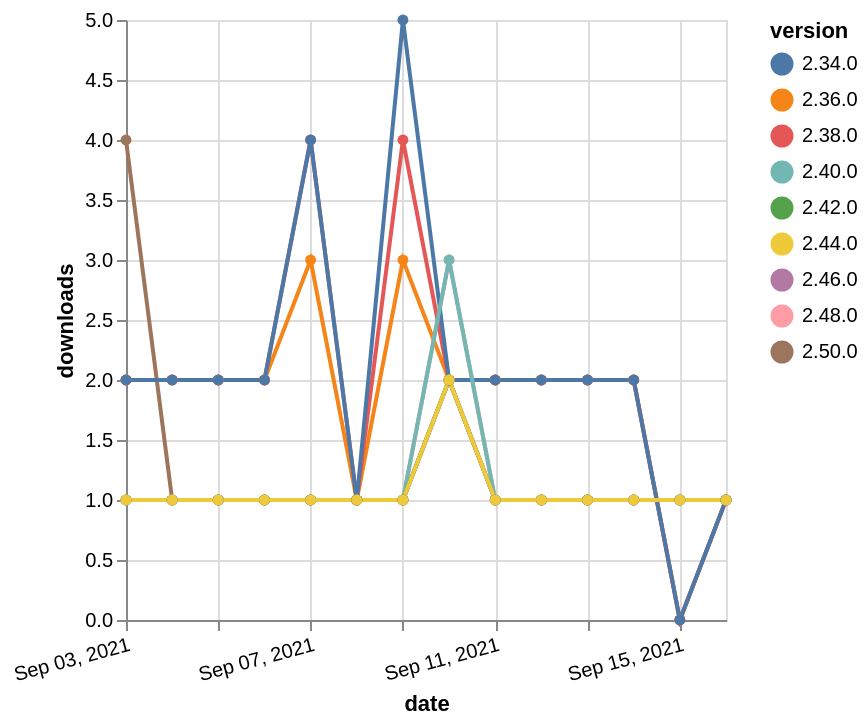

Write a Vega-Lite specification for this figure.
### Vega-Lite specification from a JSON file in a GitHub repository (floating-point values rounded to 4 significant figures)
{"$schema": "https://vega.github.io/schema/vega-lite/v5.json", "description": "A simple bar chart with embedded data.", "data": {"values": [{"date": "2021-09-03", "total": 2532, "delta": 2, "version": "2.36.0"}, {"date": "2021-09-04", "total": 2534, "delta": 2, "version": "2.36.0"}, {"date": "2021-09-05", "total": 2536, "delta": 2, "version": "2.36.0"}, {"date": "2021-09-06", "total": 2538, "delta": 2, "version": "2.36.0"}, {"date": "2021-09-07", "total": 2541, "delta": 3, "version": "2.36.0"}, {"date": "2021-09-08", "total": 2542, "delta": 1, "version": "2.36.0"}, {"date": "2021-09-09", "total": 2545, "delta": 3, "version": "2.36.0"}, {"date": "2021-09-10", "total": 2547, "delta": 2, "version": "2.36.0"}, {"date": "2021-09-11", "total": 2549, "delta": 2, "version": "2.36.0"}, {"date": "2021-09-12", "total": 2551, "delta": 2, "version": "2.36.0"}, {"date": "2021-09-13", "total": 2553, "delta": 2, "version": "2.36.0"}, {"date": "2021-09-14", "total": 2555, "delta": 2, "version": "2.36.0"}, {"date": "2021-09-15", "total": 2555, "delta": 0, "version": "2.36.0"}, {"date": "2021-09-16", "total": 2556, "delta": 1, "version": "2.36.0"}, {"date": "2021-09-03", "total": 168, "delta": 1, "version": "2.48.0"}, {"date": "2021-09-04", "total": 169, "delta": 1, "version": "2.48.0"}, {"date": "2021-09-05", "total": 170, "delta": 1, "version": "2.48.0"}, {"date": "2021-09-06", "total": 171, "delta": 1, "version": "2.48.0"}, {"date": "2021-09-07", "total": 172, "delta": 1, "version": "2.48.0"}, {"date": "2021-09-08", "total": 173, "delta": 1, "version": "2.48.0"}, {"date": "2021-09-09", "total": 174, "delta": 1, "version": "2.48.0"}, {"date": "2021-09-10", "total": 177, "delta": 3, "version": "2.48.0"}, {"date": "2021-09-11", "total": 178, "delta": 1, "version": "2.48.0"}, {"date": "2021-09-12", "total": 179, "delta": 1, "version": "2.48.0"}, {"date": "2021-09-13", "total": 180, "delta": 1, "version": "2.48.0"}, {"date": "2021-09-14", "total": 181, "delta": 1, "version": "2.48.0"}, {"date": "2021-09-15", "total": 182, "delta": 1, "version": "2.48.0"}, {"date": "2021-09-16", "total": 183, "delta": 1, "version": "2.48.0"}, {"date": "2021-09-03", "total": 118, "delta": 4, "version": "2.50.0"}, {"date": "2021-09-04", "total": 119, "delta": 1, "version": "2.50.0"}, {"date": "2021-09-05", "total": 120, "delta": 1, "version": "2.50.0"}, {"date": "2021-09-06", "total": 121, "delta": 1, "version": "2.50.0"}, {"date": "2021-09-07", "total": 122, "delta": 1, "version": "2.50.0"}, {"date": "2021-09-08", "total": 123, "delta": 1, "version": "2.50.0"}, {"date": "2021-09-09", "total": 124, "delta": 1, "version": "2.50.0"}, {"date": "2021-09-10", "total": 126, "delta": 2, "version": "2.50.0"}, {"date": "2021-09-11", "total": 127, "delta": 1, "version": "2.50.0"}, {"date": "2021-09-12", "total": 128, "delta": 1, "version": "2.50.0"}, {"date": "2021-09-13", "total": 129, "delta": 1, "version": "2.50.0"}, {"date": "2021-09-14", "total": 130, "delta": 1, "version": "2.50.0"}, {"date": "2021-09-15", "total": 131, "delta": 1, "version": "2.50.0"}, {"date": "2021-09-16", "total": 132, "delta": 1, "version": "2.50.0"}, {"date": "2021-09-03", "total": 2428, "delta": 2, "version": "2.38.0"}, {"date": "2021-09-04", "total": 2430, "delta": 2, "version": "2.38.0"}, {"date": "2021-09-05", "total": 2432, "delta": 2, "version": "2.38.0"}, {"date": "2021-09-06", "total": 2434, "delta": 2, "version": "2.38.0"}, {"date": "2021-09-07", "total": 2438, "delta": 4, "version": "2.38.0"}, {"date": "2021-09-08", "total": 2439, "delta": 1, "version": "2.38.0"}, {"date": "2021-09-09", "total": 2443, "delta": 4, "version": "2.38.0"}, {"date": "2021-09-10", "total": 2445, "delta": 2, "version": "2.38.0"}, {"date": "2021-09-11", "total": 2447, "delta": 2, "version": "2.38.0"}, {"date": "2021-09-12", "total": 2449, "delta": 2, "version": "2.38.0"}, {"date": "2021-09-13", "total": 2451, "delta": 2, "version": "2.38.0"}, {"date": "2021-09-14", "total": 2453, "delta": 2, "version": "2.38.0"}, {"date": "2021-09-15", "total": 2453, "delta": 0, "version": "2.38.0"}, {"date": "2021-09-16", "total": 2454, "delta": 1, "version": "2.38.0"}, {"date": "2021-09-03", "total": 3088, "delta": 2, "version": "2.34.0"}, {"date": "2021-09-04", "total": 3090, "delta": 2, "version": "2.34.0"}, {"date": "2021-09-05", "total": 3092, "delta": 2, "version": "2.34.0"}, {"date": "2021-09-06", "total": 3094, "delta": 2, "version": "2.34.0"}, {"date": "2021-09-07", "total": 3098, "delta": 4, "version": "2.34.0"}, {"date": "2021-09-08", "total": 3099, "delta": 1, "version": "2.34.0"}, {"date": "2021-09-09", "total": 3104, "delta": 5, "version": "2.34.0"}, {"date": "2021-09-10", "total": 3106, "delta": 2, "version": "2.34.0"}, {"date": "2021-09-11", "total": 3108, "delta": 2, "version": "2.34.0"}, {"date": "2021-09-12", "total": 3110, "delta": 2, "version": "2.34.0"}, {"date": "2021-09-13", "total": 3112, "delta": 2, "version": "2.34.0"}, {"date": "2021-09-14", "total": 3114, "delta": 2, "version": "2.34.0"}, {"date": "2021-09-15", "total": 3114, "delta": 0, "version": "2.34.0"}, {"date": "2021-09-16", "total": 3115, "delta": 1, "version": "2.34.0"}, {"date": "2021-09-03", "total": 364, "delta": 1, "version": "2.40.0"}, {"date": "2021-09-04", "total": 365, "delta": 1, "version": "2.40.0"}, {"date": "2021-09-05", "total": 366, "delta": 1, "version": "2.40.0"}, {"date": "2021-09-06", "total": 367, "delta": 1, "version": "2.40.0"}, {"date": "2021-09-07", "total": 368, "delta": 1, "version": "2.40.0"}, {"date": "2021-09-08", "total": 369, "delta": 1, "version": "2.40.0"}, {"date": "2021-09-09", "total": 370, "delta": 1, "version": "2.40.0"}, {"date": "2021-09-10", "total": 373, "delta": 3, "version": "2.40.0"}, {"date": "2021-09-11", "total": 374, "delta": 1, "version": "2.40.0"}, {"date": "2021-09-12", "total": 375, "delta": 1, "version": "2.40.0"}, {"date": "2021-09-13", "total": 376, "delta": 1, "version": "2.40.0"}, {"date": "2021-09-14", "total": 377, "delta": 1, "version": "2.40.0"}, {"date": "2021-09-15", "total": 378, "delta": 1, "version": "2.40.0"}, {"date": "2021-09-16", "total": 379, "delta": 1, "version": "2.40.0"}, {"date": "2021-09-03", "total": 151, "delta": 1, "version": "2.46.0"}, {"date": "2021-09-04", "total": 152, "delta": 1, "version": "2.46.0"}, {"date": "2021-09-05", "total": 153, "delta": 1, "version": "2.46.0"}, {"date": "2021-09-06", "total": 154, "delta": 1, "version": "2.46.0"}, {"date": "2021-09-07", "total": 155, "delta": 1, "version": "2.46.0"}, {"date": "2021-09-08", "total": 156, "delta": 1, "version": "2.46.0"}, {"date": "2021-09-09", "total": 157, "delta": 1, "version": "2.46.0"}, {"date": "2021-09-10", "total": 159, "delta": 2, "version": "2.46.0"}, {"date": "2021-09-11", "total": 160, "delta": 1, "version": "2.46.0"}, {"date": "2021-09-12", "total": 161, "delta": 1, "version": "2.46.0"}, {"date": "2021-09-13", "total": 162, "delta": 1, "version": "2.46.0"}, {"date": "2021-09-14", "total": 163, "delta": 1, "version": "2.46.0"}, {"date": "2021-09-15", "total": 164, "delta": 1, "version": "2.46.0"}, {"date": "2021-09-16", "total": 165, "delta": 1, "version": "2.46.0"}, {"date": "2021-09-03", "total": 186, "delta": 1, "version": "2.42.0"}, {"date": "2021-09-04", "total": 187, "delta": 1, "version": "2.42.0"}, {"date": "2021-09-05", "total": 188, "delta": 1, "version": "2.42.0"}, {"date": "2021-09-06", "total": 189, "delta": 1, "version": "2.42.0"}, {"date": "2021-09-07", "total": 190, "delta": 1, "version": "2.42.0"}, {"date": "2021-09-08", "total": 191, "delta": 1, "version": "2.42.0"}, {"date": "2021-09-09", "total": 192, "delta": 1, "version": "2.42.0"}, {"date": "2021-09-10", "total": 194, "delta": 2, "version": "2.42.0"}, {"date": "2021-09-11", "total": 195, "delta": 1, "version": "2.42.0"}, {"date": "2021-09-12", "total": 196, "delta": 1, "version": "2.42.0"}, {"date": "2021-09-13", "total": 197, "delta": 1, "version": "2.42.0"}, {"date": "2021-09-14", "total": 198, "delta": 1, "version": "2.42.0"}, {"date": "2021-09-15", "total": 199, "delta": 1, "version": "2.42.0"}, {"date": "2021-09-16", "total": 200, "delta": 1, "version": "2.42.0"}, {"date": "2021-09-03", "total": 172, "delta": 1, "version": "2.44.0"}, {"date": "2021-09-04", "total": 173, "delta": 1, "version": "2.44.0"}, {"date": "2021-09-05", "total": 174, "delta": 1, "version": "2.44.0"}, {"date": "2021-09-06", "total": 175, "delta": 1, "version": "2.44.0"}, {"date": "2021-09-07", "total": 176, "delta": 1, "version": "2.44.0"}, {"date": "2021-09-08", "total": 177, "delta": 1, "version": "2.44.0"}, {"date": "2021-09-09", "total": 178, "delta": 1, "version": "2.44.0"}, {"date": "2021-09-10", "total": 180, "delta": 2, "version": "2.44.0"}, {"date": "2021-09-11", "total": 181, "delta": 1, "version": "2.44.0"}, {"date": "2021-09-12", "total": 182, "delta": 1, "version": "2.44.0"}, {"date": "2021-09-13", "total": 183, "delta": 1, "version": "2.44.0"}, {"date": "2021-09-14", "total": 184, "delta": 1, "version": "2.44.0"}, {"date": "2021-09-15", "total": 185, "delta": 1, "version": "2.44.0"}, {"date": "2021-09-16", "total": 186, "delta": 1, "version": "2.44.0"}]}, "width": "container", "mark": {"type": "line", "point": {"filled": true}}, "encoding": {"x": {"field": "date", "type": "temporal", "timeUnit": "yearmonthdate", "title": "date", "axis": {"labelAngle": -15}}, "y": {"field": "delta", "type": "quantitative", "title": "downloads"}, "color": {"field": "version", "type": "nominal"}, "tooltip": {"field": "delta"}}}
